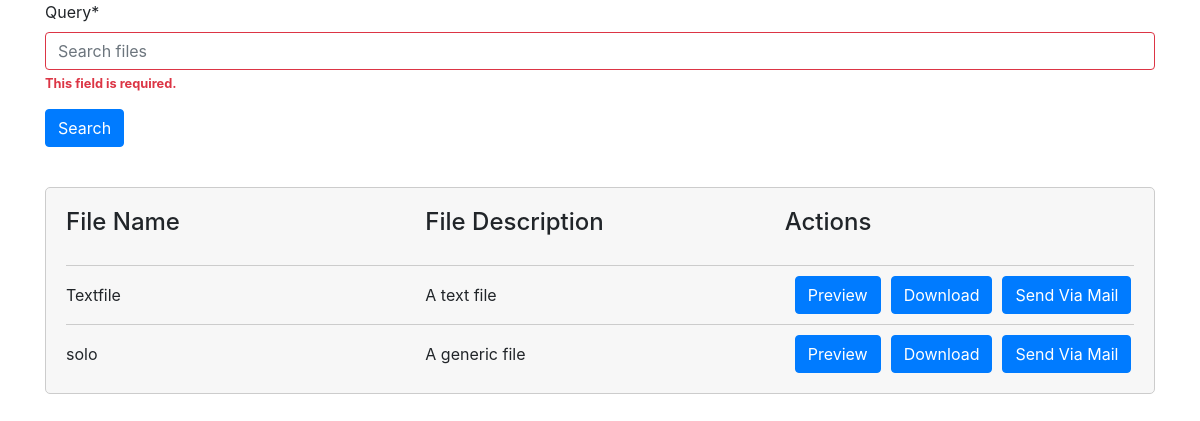
The page /feed/ (signed in) on the database its author committed.
### filemanagement/models.py (models this page shows, shortened)
class File(models.Model):
    title = models.CharField(max_length=255)
    description = models.TextField(default='A generic file')
    file = models.FileField(upload_to='files/', default=None)
    downloads = models.PositiveIntegerField(default=0)
    emails_sent = models.PositiveIntegerField(default=0)
    uploaded_at = models.DateTimeField(auto_now_add=True)
    def get_file_url(self):
        return self.file.url

### filemanagement/views.py (the view)
# urls.py: path('feed/', login_required(views.feed), name='feed'),
def feed(request):
    form = SearchForm(request.GET)
    if form.is_valid():
        query = form.cleaned_data['query']
        files = File.objects.filter(title__icontains=query).order_by('-uploaded_at')
    else:
        files = File.objects.all().order_by('-uploaded_at')
    context = {
        'files': files,
        'form': form,
    }
    return render(request, 'filemanagement/feed.html', context)

### filemanagement/views.py
class SearchForm(forms.Form):
    query = forms.CharField(max_length=255, widget=forms.TextInput(attrs={'placeholder': 'Search files'}))
    def __init__(self, *args, **kwargs):
        super(SearchForm, self).__init__(*args, **kwargs)
        self.helper = FormHelper()
        self.helper.form_method = 'get'
        self.helper.layout = Layout(
            'query',
            Submit('submit', 'Search', css_class='btn-primary')
        )

### filemanagement/templates/filemanagement/feed.html (shortened to what this page needs)
{% extends 'base.html' %}
{% load crispy_forms_tags %}
{% block content %}
<form method="GET" action="{% url 'filemanagement:feed' %}">
    {% crispy form %}
</form>
<div class="file-grid">
    <div class="file-grid-header">
        <h4>File Name</h4>
        <h4>File Description</h4>
        <h4>Actions</h4>
    </div>
    {% for file in files %}
    <div class="file-details">
        <div class="file-name">{{ file.title }}</div>
        <div class="file-description">{{ file.description }}</div>
        <div class="file-actions">
            <a href="{{ file.get_file_url }}" class="btn btn-primary actions">Preview</a>
            <a href="{% url 'filemanagement:download_file' file_id=file.id %}" download class="btn btn-primary actions">Download</a>
            <a href="{% url 'filemanagement:send_via_email' file_id=file.id %}" class="btn btn-primary actions">Send Via Mail</a>
        </div>
    </div>
    {% endfor %}
</div>
{% endblock %}

### filemanagement/templates/filemanagement/feed.html (style rules this page uses)
.file-grid { display: grid; gap: 10px; padding: 20px; border: 1px solid #ccc; border-radius: 5px; background-color: #f7f7f7; margin-top: 40px; }
.file-grid-header { display: grid; grid-template-columns: 1fr 1fr 1fr; gap: 10px; font-weight: bold; margin-bottom: 10px; }
.file-details { display: grid; grid-template-columns: 1fr 1fr 1fr; gap: 10px; border-top: 1px solid #ccc; padding-top: 10px; }
.file-name, .file-description, .file-actions { display: flex; align-items: center; }
.actions { margin-left: 10px; }

### rows shown on the page
File: title "Textfile", description "A text file"
File: title "solo", description "A generic file"
